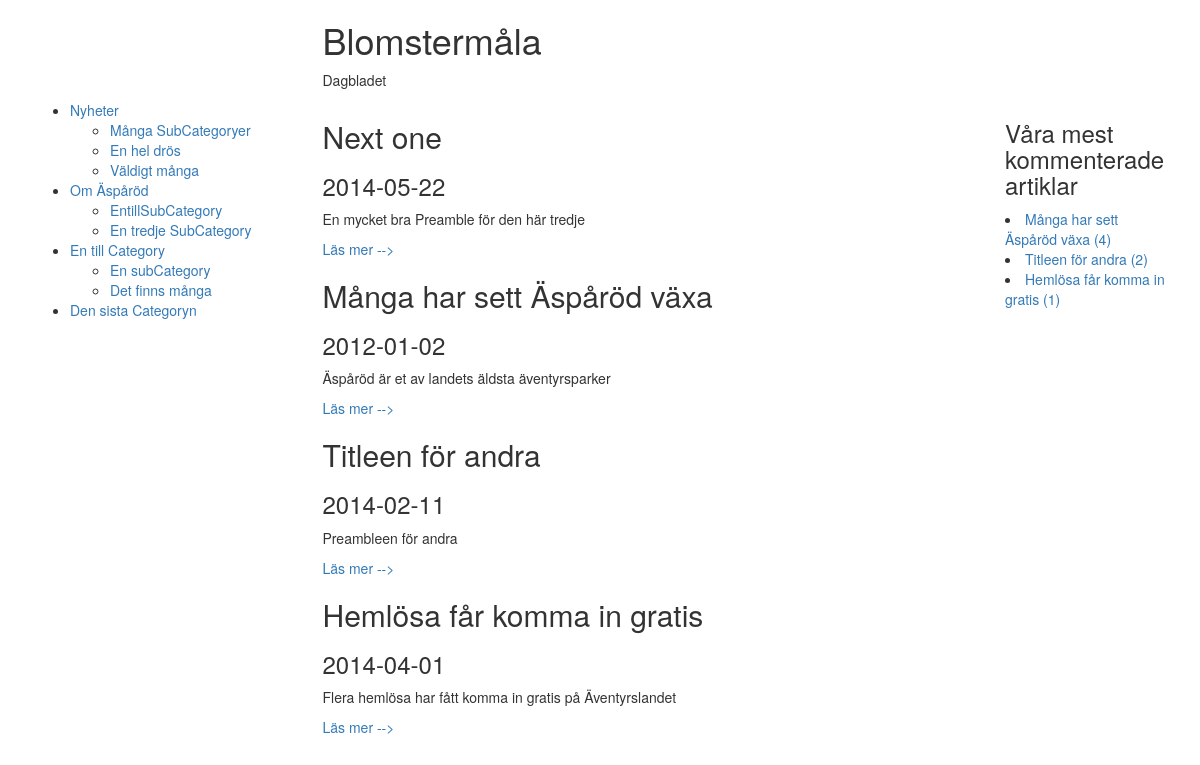
Before: / with the older database file.
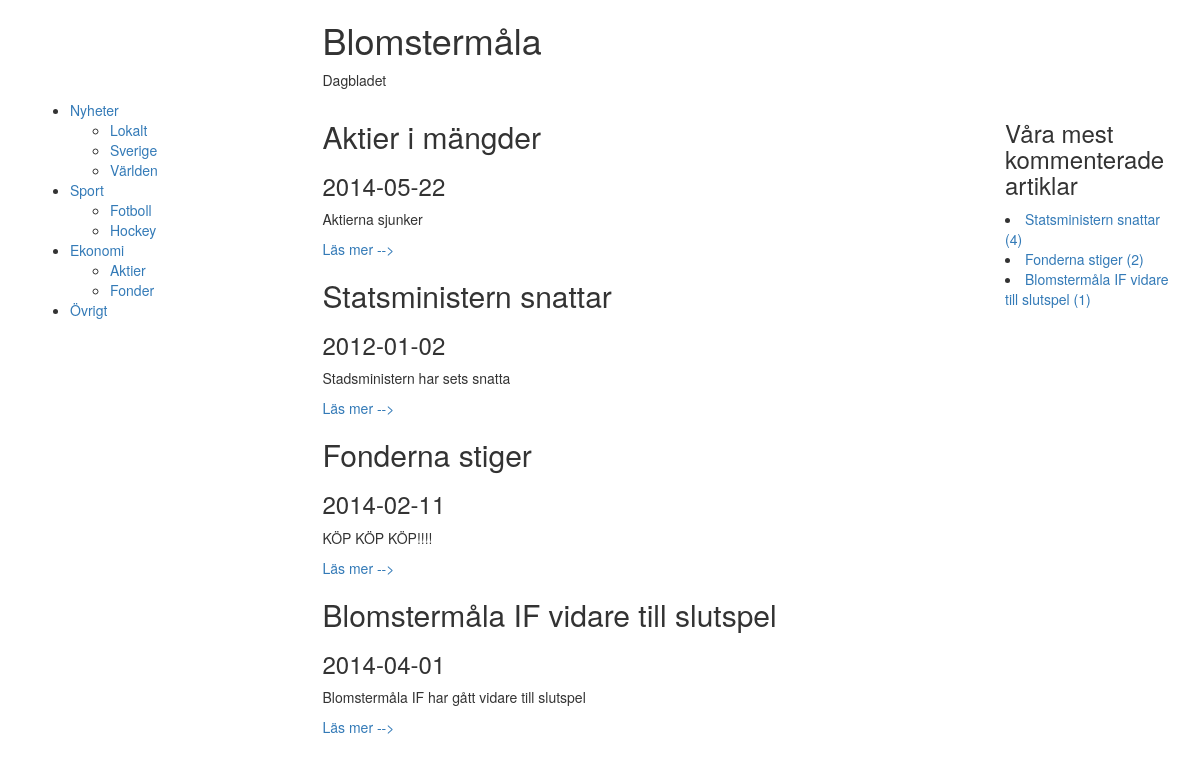
After: the same page with the newer database file.
### tables this page shows
create table Sub_Category
(SubCategoryID     int NOT NULL AUTO_INCREMENT,
 SubCategoryname	varchar(50),
 CategoryID			int NOT NULL,
 primary key (SubCategoryID),
 foreign key (CategoryID) references Category(CategoryID));

create table Category
(CategoryID     int NOT NULL AUTO_INCREMENT,
 Categoryname	varchar(50),
 primary key (CategoryID));

create table Article
(Title			varchar(100),
 Preamble     		varchar(200),
 Content     		text,
 Date			date,
 ArticleID		int NOT NULL AUTO_INCREMENT,
 SubCategoryID	int NOT NULL,
 primary key (ArticleID),
 foreign key (SubCategoryID) references Sub_Category(SubCategoryID));

### index.php (the view, shortened to what this page needs)
<?php
  include('db.php');
?>
<!DOCTYPE html>
<html>
  <head>
    <link href="css/bootstrap.min.css" rel="stylesheet">
  </head>
	<body>
	<div class="container">
	<div class="row">
		<div class="col-md-6 col-md-offset-3">
			<h1>Blomstermåla</h1>
			<p>Dagbladet</p>
		</div>
	</div>
	<div class="row">
	<div class="col-md-3">
	<?php
    $sql = "select Category.CategoryID, Categoryname, SubCategoryname, SubCategoryID from Category left join Sub_Category on Sub_Category.CategoryID=Category.CategoryID order by Category.CategoryID";
    $result = mysqli_query($link, $sql);
$owner = "";
echo("<ul>\n");
while ($row = mysqli_fetch_array($result))
{
	if (($row[1]!=$owner) && ($owner!="")){
			echo("\t</ul>\n</li>\n");
		}
	if ($row[1]!=$owner){
		echo('<li><a href="index.php?cat='.$row[0].'&sub_cat=0">'.$row[1]."</a>\n\t<ul>\n");
		$owner=$row[1];
	}
	if($row[2]!=null){
		echo('<li><a href="index.php?cat='.$row[0].'&sub_cat='.$row[3].'">'.$row[2].'</a></li>');
	}
}
echo("\t</ul>\n</li>\n");
echo("</ul>\n");
?>
	</div>
	<div class="col-md-7">
				<?php
$cat = $_GET['cat'];
if ($cat==null)
{
	$sql = "select Title, Preamble, Date, ArticleID from Article order by ArticleID desc limit 5";
}
$result = mysqli_query($link, $sql);
while ($row = mysqli_fetch_array($result))
{
	echo('<div class="newsitem">');
	echo("\t\t<h2>".$row[0]."</h2>\n");
	echo('<h3>'.$row[2].'</h3>');
	echo('<p class="Preamble">'.$row[1].'</p>');
	echo('<a href="Article.php?ArtID='.$row[3].'">Läs mer --></a>');
	echo('</div>');
}
?>
	</div>
	<div class="col-md-2">
		<h3>Våra mest kommenterade artiklar</h3>
		<?php
$sql = "select Article.ArticleID, Article.Date, Article.Title, count(Comment.ArticleID) as NumberOfComments from Comment left join Article on Comment.ArticleID=Article.ArticleID group by Title order by NumberOfComments desc limit 3";
$result = mysqli_query($link, $sql);
while ($row = mysqli_fetch_array($result))
{
	echo('<li><a href="Article.php?ArtID='.$row[0].'">'.$row[2].' ('.$row[3].')</a></li>');
}
?>
	</div>
	</div>
	</body>
</html>

Changed rows visible on the page:
changed sub_category "Nyheter": SubCategoryname "Många SubCategoryer" → "Lokalt"
changed sub_category: SubCategoryname "En hel drös" → "Sverige"
changed sub_category: SubCategoryname "Väldigt många" → "Världen"
changed sub_category: CategoryID.Categoryname "Om Äspåröd" → "Sport"; SubCategoryname "EntillSubCategory" → "Fotboll"
changed sub_category: SubCategoryname "En tredje SubCategory" → "Hockey"
changed sub_category: CategoryID.Categoryname "En till Category" → "Ekonomi"; SubCategoryname "En subCategory" → "Aktier"
changed sub_category: SubCategoryname "Det finns många" → "Fonder"
changed category: Categoryname "Den sista Categoryn" → "Övrigt"
changed article: Title "Next one" → "Aktier i mängder"; Preamble "En mycket bra Preamble för den här tredje" → "Aktierna sjunker"
changed article: Title "Många har sett Äspåröd växa" → "Statsministern snattar"; Preamble "Äspåröd är et av landets äldsta äventyrsparker" → "Stadsministern har sets snatta"
changed article: Title "Titleen för andra" → "Fonderna stiger"; Preamble "Preambleen för andra" → "KÖP KÖP KÖP!!!!"
changed article: Title "Hemlösa får komma in gratis" → "Blomstermåla IF vidare till slutspel"; Preamble "Flera hemlösa har fått komma in gratis på Äventyrslandet" → "Blomstermåla IF har gått vidare till slutspel"
